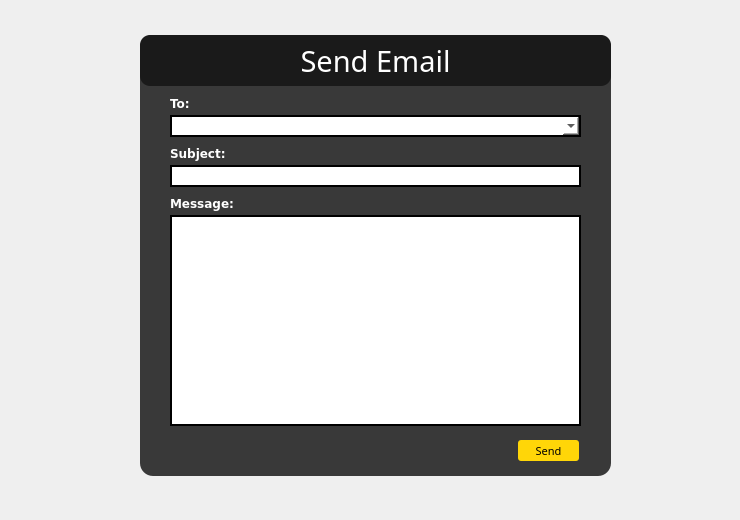
      <widget class="QWidget" name="Email">
       <widget class="QLabel" name="label_35">
        <property name="geometry">
         <rect>
          <x>-5</x>
          <y>0</y>
          <width>731</width>
          <height>511</height>
         </rect>
        </property>
        <property name="styleSheet">
         <string notr="true"/>
        </property>
        <property name="text">
         <string/>
        </property>
        <property name="pixmap">
         <pixmap>images/school2.png</pixmap>
        </property>
        <property name="scaledContents">
         <bool>true</bool>
        </property>
       </widget>
       <widget class="QFrame" name="frame_15">
        <property name="geometry">
         <rect>
          <x>140</x>
          <y>35</y>
          <width>471</width>
          <height>441</height>
         </rect>
        </property>
        <property name="styleSheet">
         <string notr="true">background-color:rgb(57, 57, 57);border-radius:13px</string>
        </property>
        <property name="frameShape">
         <enum>QFrame::StyledPanel</enum>
        </property>
        <property name="frameShadow">
         <enum>QFrame::Raised</enum>
        </property>
        <widget class="QFrame" name="frame_16">
         <property name="geometry">
          <rect>
           <x>0</x>
           <y>0</y>
           <width>471</width>
           <height>51</height>
          </rect>
         </property>
         <property name="styleSheet">
          <string notr="true">background-color:rgb(26, 26, 26)</string>
         </property>
         <property name="frameShape">
          <enum>QFrame::StyledPanel</enum>
         </property>
         <property name="frameShadow">
          <enum>QFrame::Raised</enum>
         </property>
         <widget class="QPushButton" name="pushButton_11">
          <property name="geometry">
           <rect>
            <x>810</x>
            <y>20</y>
            <width>31</width>
            <height>28</height>
           </rect>
          </property>
          <property name="font">
           <font>
            <family>Lucida Console</family>
            <pointsize>9</pointsize>
            <weight>75</weight>
            <bold>true</bold>
           </font>
          </property>
          <property name="styleSheet">
           <string notr="true">color:white</string>
          </property>
          <property name="text">
           <string>x</string>
          </property>
          <property name="flat">
           <bool>true</bool>
          </property>
         </widget>
         <widget class="QLabel" name="label_36">
          <property name="geometry">
           <rect>
            <x>0</x>
            <y>0</y>
            <width>471</width>
            <height>51</height>
           </rect>
          </property>
          <property name="font">
           <font>
            <family>Impact</family>
            <pointsize>22</pointsize>
           </font>
          </property>
          <property name="styleSheet">
           <string notr="true">color:white
;border-radius:10px</string>
          </property>
          <property name="text">
           <string>Send Email</string>
          </property>
          <property name="alignment">
           <set>Qt::AlignCenter</set>
          </property>
         </widget>
        </widget>
        <widget class="QLineEdit" name="lineeditsubject">
         <property name="geometry">
          <rect>
           <x>30</x>
           <y>130</y>
           <width>411</width>
           <height>22</height>
          </rect>
         </property>
         <property name="styleSheet">
          <string notr="true">background-color:white;color:black;border:2px solid black</string>
         </property>
        </widget>
        <widget class="QLabel" name="label_37">
         <property name="geometry">
          <rect>
           <x>30</x>
           <y>110</y>
           <width>131</width>
           <height>16</height>
          </rect>
         </property>
         <property name="font">
          <font>
           <family>Verdana</family>
           <weight>75</weight>
           <bold>true</bold>
          </font>
         </property>
         <property name="styleSheet">
          <string notr="true">color:white</string>
         </property>
         <property name="text">
          <string>Subject:</string>
         </property>
        </widget>
        <widget class="QLabel" name="label_38">
         <property name="geometry">
          <rect>
           <x>30</x>
           <y>160</y>
           <width>131</width>
           <height>16</height>
          </rect>
         </property>
         <property name="font">
          <font>
           <family>Verdana</family>
           <weight>75</weight>
           <bold>true</bold>
          </font>
         </property>
         <property name="styleSheet">
          <string notr="true">color:white</string>
         </property>
         <property name="text">
          <string>Message:</string>
         </property>
        </widget>
        <widget class="QTextEdit" name="messagetextedit">
         <property name="geometry">
          <rect>
           <x>30</x>
           <y>180</y>
           <width>411</width>
           <height>211</height>
          </rect>
         </property>
         <property name="styleSheet">
          <string notr="true">background-color:white;color:black;border:2px solid black;border-radius:0px</string>
         </property>
        </widget>
        <widget class="QComboBox" name="sendtocombobox">
         <property name="geometry">
          <rect>
           <x>30</x>
           <y>80</y>
           <width>411</width>
           <height>22</height>
          </rect>
         </property>
         <property name="styleSheet">
          <string notr="true">background-color:white;color:black;border:2px solid black</string>
         </property>
        </widget>
        <widget class="QLabel" name="label_39">
         <property name="geometry">
          <rect>
           <x>30</x>
           <y>60</y>
           <width>131</width>
           <height>16</height>
          </rect>
         </property>
         <property name="font">
          <font>
           <family>Verdana</family>
           <weight>75</weight>
           <bold>true</bold>
          </font>
         </property>
         <property name="styleSheet">
          <string notr="true">color:white</string>
         </property>
         <property name="text">
          <string>To:</string>
         </property>
        </widget>
        <widget class="QPushButton" name="btnsendemail_2">
         <property name="geometry">
          <rect>
           <x>378</x>
           <y>405</y>
           <width>61</width>
           <height>21</height>
          </rect>
         </property>
         <property name="font">
          <font>
           <family>Arial Black</family>
           <pointsize>8</pointsize>
          </font>
         </property>
         <property name="styleSheet">
          <string notr="true">QPushButton
{
background-color:rgb(255, 214, 8);
color:black; border-radius:3px
}

QPushButton::pressed
{
background-color : black;
color:rgb(255, 214, 8)
}</string>
         </property>
         <property name="text">
          <string>Send</string>
         </property>
        </widget>
       </widget>
      </widget>
